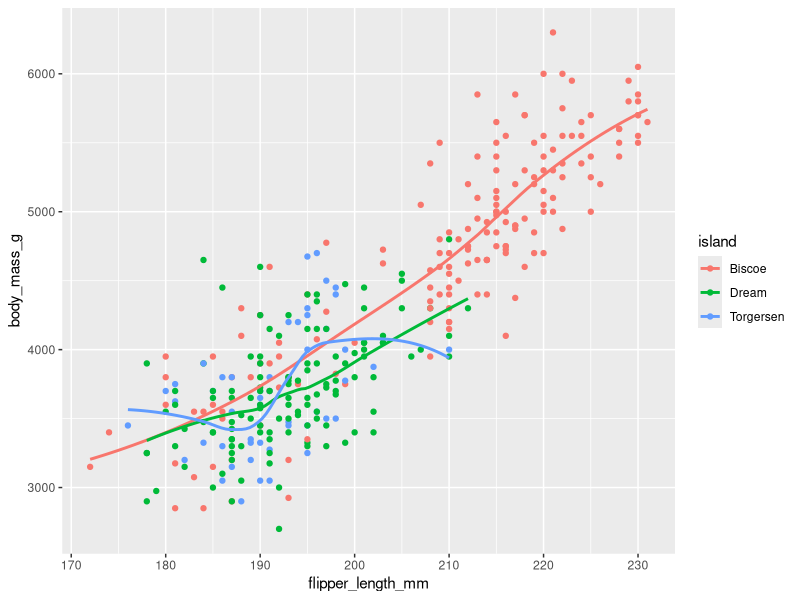

Write the R code that produced this figure.
library(palmerpenguins)
library(ggthemes)
library(ggplot2)
ggplot(
  data = penguins,
  mapping = aes(x = flipper_length_mm, y = body_mass_g, color = island)
) +
  geom_point() +
  geom_smooth(se = FALSE)
